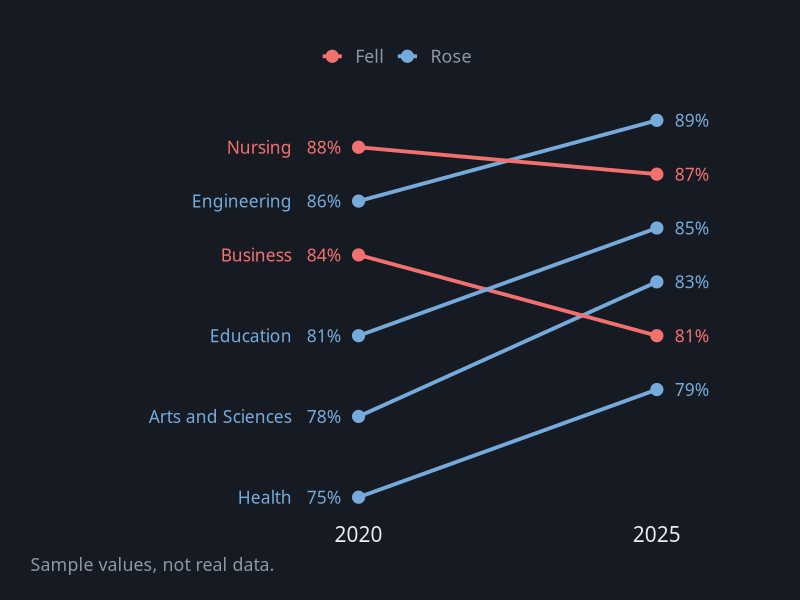
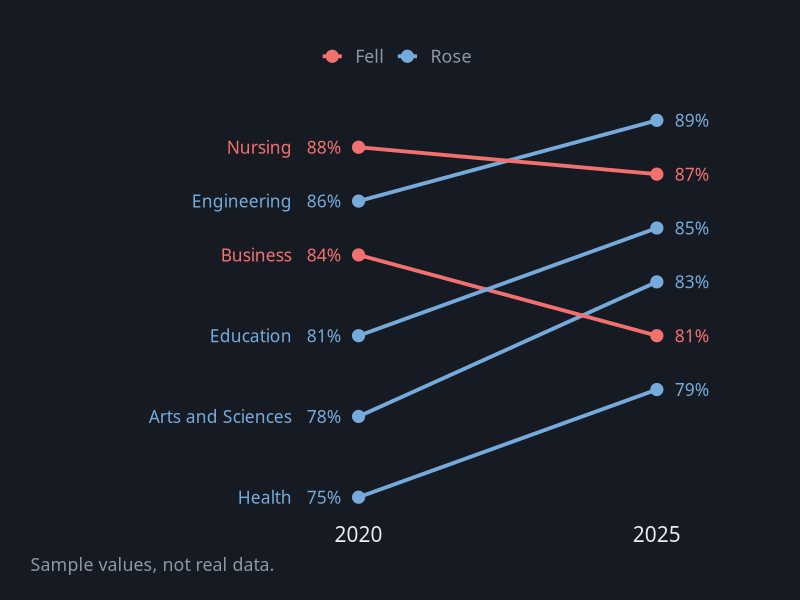

Reproduce these figures in R, in order.
# Slope Chart
# Question: How did each college's retention rate change from 2020 to 2025?
# Put this script and slope.csv in the same folder, then in RStudio choose
# Session > Set Working Directory > To Source File Location.

library(tidyverse)

# ---- Gallery look: dark background, soft gray text ----
font <- "IBM Plex Sans"   # use "sans" if IBM Plex Sans is not installed
ink  <- "#8B97A7"

theme_gallery <- function() {
  theme_minimal(base_size = 16, base_family = font) +
    theme(
      plot.background  = element_rect(fill = "#161B23", color = NA),
      panel.grid       = element_line(color = "#222A34"),
      panel.grid.minor = element_blank(),
      text             = element_text(color = ink),
      axis.text        = element_text(color = ink),
      legend.position  = "top",
      legend.title     = element_blank(),
      plot.margin      = margin(24, 28, 18, 18)
    )
}

pal <- c("Rose" = "#75AADB", "Fell" = "#F2716F")

df <- read_csv("slope.csv", show_col_types = FALSE) |>
  group_by(college) |>
  mutate(direction = if_else(last(retention_rate, order_by = year) >= first(retention_rate, order_by = year),
                             "Rose", "Fell")) |>
  ungroup()

first_year <- filter(df, year == min(year))
last_year  <- filter(df, year == max(year))

p <- ggplot(df, aes(x = factor(year), y = retention_rate, group = college, color = direction)) +
  geom_line(linewidth = 1.3) +
  geom_point(size = 3.8) +
  geom_text(data = first_year, aes(label = paste0(college, "   ", retention_rate, "%")),
            hjust = 1, nudge_x = -0.06, family = font, size = 4.4, show.legend = FALSE) +
  geom_text(data = last_year, aes(label = paste0(retention_rate, "%")),
            hjust = 0, nudge_x = 0.06, family = font, size = 4.4, show.legend = FALSE) +
  scale_color_manual(values = pal, name = NULL) +
  scale_x_discrete(expand = expansion(add = c(1.1, 0.35))) +   # room for names on the left
  labs(x = NULL, y = NULL, caption = "Sample values, not real data.") +
  theme_gallery() +
  theme(panel.grid = element_blank(), axis.text.y = element_blank(),
        axis.text.x = element_text(size = 15, color = "#E8EDF4"), plot.caption = element_text(color = ink, hjust = 0))

ggsave("slope.png", p, width = 9, height = 6, dpi = 200)
p
